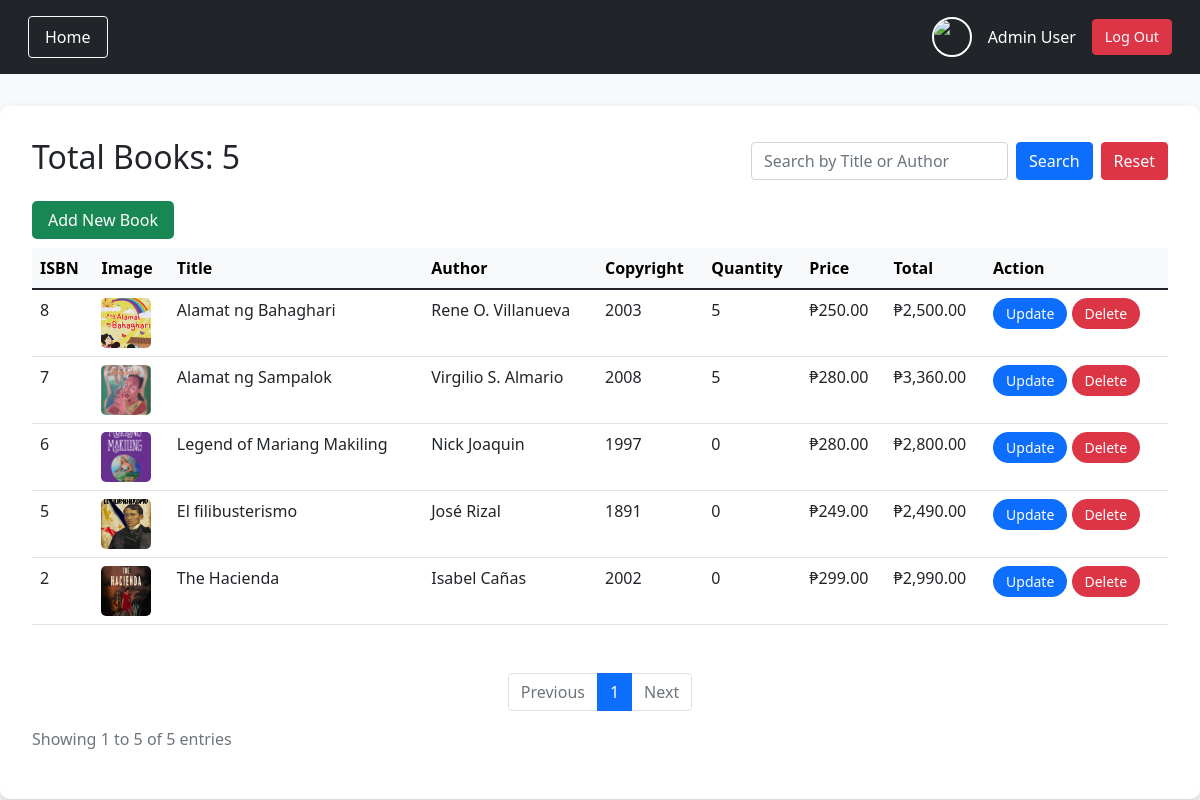
The page /admin/total_books.php (signed in) on the database its author committed.
### tables this page shows
CREATE TABLE `books` (
  `isbn` int(11) NOT NULL,
  `title` varchar(255) NOT NULL,
  `book_image` varchar(255) NOT NULL,
  `author` varchar(255) NOT NULL,
  `copyright` int(11) NOT NULL,
  `qty` int(11) NOT NULL,
  `price` float NOT NULL,
  `total` float NOT NULL
);

### admin/total_books.php (the view, shortened to what this page needs)
<?php
@include '../db_connect.php';
$fname = $_SESSION['fname'];
$lname = $_SESSION['lname'];
$profile_image = '../uploads/default.jpg';
$search = isset($_GET['search']) ? trim($_GET['search']) : '';
$items_per_page = 10;
$page = isset($_GET['page']) && is_numeric($_GET['page']) ? max(1, $_GET['page']) : 1;
$start = ($page - 1) * $items_per_page;
$query = "SELECT isbn, title, book_image, author, copyright, qty, price, total FROM books";
$query .= " ORDER BY isbn DESC";
$stmt = mysqli_prepare($conn, $query);
mysqli_stmt_execute($stmt);
$books_query = mysqli_stmt_get_result($stmt);
$books = [];
while ($row = mysqli_fetch_assoc($books_query)) {
    $books[] = $row;
}
$total_books = count($books);
$total_pages = ceil($total_books / $items_per_page);
$paginated_books = array_slice($books, $start, $items_per_page);
?>
<!DOCTYPE html>
<html lang="en">
<head>
    <link href="https://cdn.jsdelivr.net/npm/bootstrap@5.1.3/dist/css/bootstrap.min.css" rel="stylesheet">
    <link rel="stylesheet" href="https://cdnjs.cloudflare.com/ajax/libs/font-awesome/5.15.4/css/all.min.css">
</head>
<body>
    <nav class="navbar navbar-expand-lg">
        <div class="container-fluid">
            <div class="nav-links">
                <a href="../admin/admin_dashboard.php" class="btn btn-outline-light">Home</a>
            </div>
            <div class="profile-info">
                <img src="<?php echo $profile_image; ?>" alt="Admin Profile">
                <span class="text-white"><?php echo $fname . " " . $lname; ?></span>
                <a href="../admin/logout.php" class="btn btn-danger">Log Out</a>
            </div>
        </div>
    </nav>
    <div class="container">
        <div class="d-flex justify-content-between align-items-center mb-4">
            <h2>Total Books: <?php echo $total_books; ?></h2>
            <div class="d-flex gap-2">
                <form method="GET" class="d-flex gap-2">
                    <input type="text" class="form-control" name="search" placeholder="Search by Title or Author" value="<?php echo htmlspecialchars($search); ?>">
                    <button type="submit" class="btn btn-primary">Search</button>
                    <a href="total_books.php" class="btn btn-danger">Reset</a>
                </form>
            </div>
        </div>
        <div class="mb-3">
            <a href="add_book.php" class="add-book-btn">Add New Book</a>
        </div>
        <?php if (empty($paginated_books)): ?>
            <div class="alert alert-info">No books found.</div>
        <?php else: ?>
            <div class="table-responsive">
                <table class="table table-hover">
                    <thead class="table-light">
                        <tr>
                            <th>ISBN</th>
                            <th>Image</th>
                            <th>Title</th>
                            <th>Author</th>
                            <th>Copyright</th>
                            <th>Quantity</th>
                            <th>Price</th>
                            <th>Total</th>
                            <th>Action</th>
                        </tr>
                    </thead>
                    <tbody>
                        <?php foreach ($paginated_books as $book): ?>
                            <tr>
                                <td><?php echo htmlspecialchars($book['isbn']); ?></td>
                                <td><img src="../images/<?php echo htmlspecialchars($book['book_image'] ?: 'default_book.png'); ?>" alt="Book Image"></td>
                                <td><?php echo htmlspecialchars($book['title']); ?></td>
                                <td><?php echo htmlspecialchars($book['author']); ?></td>
                                <td><?php echo htmlspecialchars($book['copyright']); ?></td>
                                <td><?php echo htmlspecialchars($book['qty']); ?></td>
                                <td>₱<?php echo number_format($book['price'], 2); ?></td>
                                <td>₱<?php echo number_format($book['total'], 2); ?></td>
                                <td>
                                    <a href="../admin/edit_book.php?isbn=<?php echo $book['isbn']; ?>" class="btn btn-primary btn-sm update-btn">Update</a>
                                    <a href="../admin/delete_book.php?isbn=<?php echo $book['isbn']; ?>" class="btn btn-danger btn-sm delete-btn" onclick="return confirm('Are you sure you want to delete this book?');">Delete</a>
                                </td>
                            </tr>
                        <?php endforeach; ?>
                    </tbody>
                </table>
            </div>
            <nav aria-label="Page navigation">
                <ul class="pagination">
                    <li class="page-item <?php echo $page <= 1 ? 'disabled' : ''; ?>">
                        <a class="page-link" href="?page=<?php echo $page - 1; ?>&search=<?php echo $search; ?>">Previous</a>
                    </li>
                    <?php for ($i = 1; $i <= $total_pages; $i++): ?>
                        <li class="page-item <?php echo $i === $page ? 'active' : ''; ?>">
                            <a class="page-link" href="?page=<?php echo $i; ?>&search=<?php echo $search; ?>"><?php echo $i; ?></a>
                        </li>
                    <?php endfor; ?>
                    <li class="page-item <?php echo $page >= $total_pages ? 'disabled' : ''; ?>">
                        <a class="page-link" href="?page=<?php echo $page + 1; ?>&search=<?php echo $search; ?>">Next</a>
                    </li>
                </ul>
            </nav>
            <p class="text-muted">Showing <?php echo $start + 1; ?> to <?php echo min($start + $items_per_page, $total_books); ?> of <?php echo $total_books; ?> entries</p>
        <?php endif; ?>
    </div>
</body>
</html>

### admin/total_books.php (style rules this page uses)
body { font-family: 'Segoe UI', Tahoma, Geneva, Verdana, sans-serif; background-color: #f8f9fa; }
.navbar { background-color: #212529; padding: 1rem; }
.navbar a { color: #fff; text-decoration: none; padding: 0.5rem 1rem; transition: all 0.3s ease; }
.profile-info { display: flex; align-items: center; gap: 1rem; }
.profile-info img { width: 40px; height: 40px; border-radius: 50%; object-fit: cover; border: 2px solid #fff; }
.profile-info span { color: #fff; font-weight: 500; }
.profile-info .btn-danger { padding: 0.375rem 0.75rem; font-size: 0.9rem; }
.container { max-width: 1200px; margin-top: 2rem; padding: 2rem; background: white; border-radius: 10px; box-shadow: 0 0.5rem 1rem rgba(0, 0, 0, 0.15); }
.table img { width: 50px; height: 50px; object-fit: cover; border-radius: 5px; }
.add-book-btn { background-color: #198754; color: white; padding: 0.5rem 1rem; border-radius: 5px; text-decoration: none; transition: all 0.3s ease; }
.update-btn, .delete-btn { padding: 0.25rem 0.75rem; border-radius: 15px; font-size: 0.875rem; }
.pagination { margin-top: 2rem; justify-content: center; }

### rows shown on the page
books: isbn "8", book_image (picture), title "Alamat ng Bahaghari", author "Rene O. Villanueva", copyright "2003", qty "5", price "250.00", total "2,500.00"
books: isbn "7", book_image (picture), title "Alamat ng Sampalok", author "Virgilio S. Almario", copyright "2008", qty "5", price "280.00", total "3,360.00"
books: isbn "6", book_image (picture), title "Legend of Mariang Makiling", author "Nick Joaquin", copyright "1997", qty "0", price "280.00", total "2,800.00"
books: isbn "5", book_image (picture), title "El filibusterismo", author "José Rizal", copyright "1891", qty "0", price "249.00", total "2,490.00"
books: isbn "2", book_image (picture), title "The Hacienda", author "Isabel Cañas", copyright "2002", qty "0", price "299.00", total "2,990.00"

### other values the page prints
$fname "Admin"
$lname "User"
$total_books "5"
$start + 1 "1"
min($start + $items_per_page, $total_books) "5"
